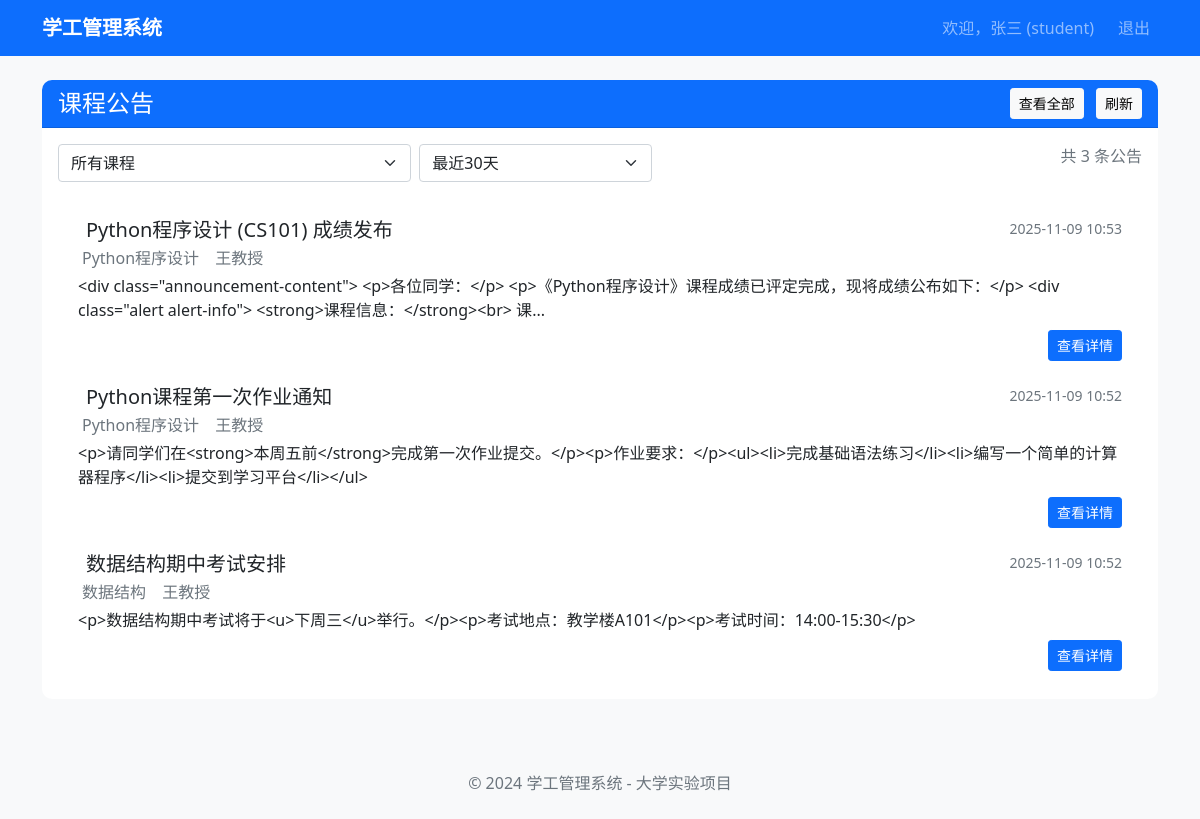
/student/course-announcements (signed in), run on the app's committed database.
### models.py (models this page shows, shortened)
class User(UserMixin, db.Model):
    __tablename__ = 'users'
    id = db.Column(db.Integer, primary_key=True)
    username = db.Column(db.String(64), unique=True, nullable=False, index=True)
    email = db.Column(db.String(120), unique=True, nullable=False, index=True)
    password_hash = db.Column(db.String(128))
    role = db.Column(db.String(20), nullable=False)  # student, teacher, counselor
    real_name = db.Column(db.String(64), nullable=False)
    class_id = db.Column(db.Integer, db.ForeignKey('classes.id'))
    created_at = db.Column(db.DateTime, default=datetime.utcnow)
    def is_student(self):
        return self.role == 'student'

class Announcement(db.Model):
    __tablename__ = 'announcements'
    id = db.Column(db.Integer, primary_key=True)
    course_id = db.Column(db.Integer, db.ForeignKey('courses.id'), nullable=False)
    teacher_id = db.Column(db.Integer, db.ForeignKey('users.id'), nullable=False)
    title = db.Column(db.String(200), nullable=False)
    content = db.Column(db.Text, nullable=False)
    is_pinned = db.Column(db.Boolean, default=False)
    pin_duration = db.Column(db.Integer, default=3)
    created_at = db.Column(db.DateTime, default=datetime.utcnow)
    updated_at = db.Column(db.DateTime, default=datetime.utcnow, onupdate=datetime.utcnow)
    course = db.relationship('Course', backref='announcements')
    teacher = db.relationship('User', backref='announcements', foreign_keys=[teacher_id])

class Course(db.Model):
    __tablename__ = 'courses'
    id = db.Column(db.Integer, primary_key=True)
    course_code = db.Column(db.String(32), unique=True, nullable=False)
    course_name = db.Column(db.String(128), nullable=False)
    teacher_id = db.Column(db.Integer, db.ForeignKey('users.id'), nullable=False)
    class_id = db.Column(db.Integer, db.ForeignKey('classes.id'), nullable=False)
    credit = db.Column(db.Integer, default=2)
    grades_saved = db.Column(db.Boolean, default=False)  # 成绩是否已保存
    grades_submitted = db.Column(db.Boolean, default=False)  # 新增：成绩是否已提交
    grades_submitted_at = db.Column(db.DateTime)  # 新增：成绩提交时间
    created_at = db.Column(db.DateTime, default=datetime.utcnow)
    teacher = db.relationship('User', backref='courses_teaching', foreign_keys=[teacher_id])

### routes/student.py (the view)
@student_bp.route('/course-announcements')
@login_required
def course_announcements():
    if not current_user.is_student():
        flash('无权访问此页面', 'danger')
        return redirect(url_for('auth.login'))
    course_id = request.args.get('course_id', type=int)
    show_all = request.args.get('show_all', 'false') == 'true'
    selected_courses = SelectedCourse.query.filter_by(
        student_id=current_user.id
    ).options(
        db.joinedload(SelectedCourse.course)
    ).all()
    from models import Announcement  # 确保导入Announcement模型
    query = Announcement.query.join(
        Course, Announcement.course_id == Course.id
    ).join(
        SelectedCourse, Course.id == SelectedCourse.course_id
    ).filter(
        SelectedCourse.student_id == current_user.id
    )
    if course_id:
        query = query.filter(Announcement.course_id == course_id)
    if not show_all:
        thirty_days_ago = datetime.now() - timedelta(days=30)
        query = query.filter(Announcement.created_at >= thirty_days_ago)
    announcements = query.order_by(Announcement.created_at.desc()).all()
    return render_template('student/course_announcements.html',
                           announcements=announcements,
                           selected_courses=selected_courses,
                           course_id=course_id,
                           show_all=show_all)

### templates/student/course_announcements.html (shortened to what this page needs)
{% extends "base.html" %}
{% block content %}
<div class="row">
    <div class="col-12">
        <div class="card">
            <div class="card-header bg-primary text-white d-flex justify-content-between align-items-center">
                <h4 class="mb-0">课程公告</h4>
                <div>
                    <a href="{{ url_for('student.course_announcements', show_all='true') }}"
                       class="btn btn-light btn-sm me-2">
                         查看全部
                    </a>
                    <a href="{{ url_for('student.course_announcements') }}"
                       class="btn btn-light btn-sm">
                         刷新
                    </a>
                </div>
            </div>
            <div class="card-body">
                <div class="row mb-4">
                    <div class="col-md-8">
                        <form method="get" class="row g-2">
                            <div class="col-md-6">
                                <select name="course_id" class="form-select" onchange="this.form.submit()">
                                    <option value="">所有课程</option>
                                </select>
                            </div>
                            <div class="col-md-4">
                                <select name="show_all" class="form-select" onchange="this.form.submit()">
                                    <option value="false" {% if not show_all %}selected{% endif %}>最近30天</option>
                                </select>
                            </div>
                        </form>
                    </div>
                    <div class="col-md-4 text-end">
                        <span class="text-muted">共 {{ announcements|length }} 条公告</span>
                    </div>
                </div>
                {% if announcements %}
                <div class="list-group">
                    {% for announcement in announcements %}
                    <div class="list-group-item">
                        <div class="d-flex w-100 justify-content-between">
                            <h5 class="mb-1">
                                {{ announcement.title }}
                            </h5>
                            <small class="text-muted">{{ announcement.created_at.strftime('%Y-%m-%d %H:%M') }}</small>
                        </div>
                        <p class="mb-1 text-muted">
                            {{ announcement.course.course_name }}
                            {{ announcement.teacher.real_name }}
                        </p>
                        <p class="mb-2">
                            {{ announcement.content[:200] }}{% if announcement.content|length > 200 %}...{% endif %}
                        </p>
                        <div class="d-flex justify-content-between align-items-center">
                            <a href="{{ url_for('student.announcement_detail', announcement_id=announcement.id) }}"
                               class="btn btn-primary btn-sm">查看详情</a>
                        </div>
                    </div>
                    {% endfor %}
                </div>
                {% else %}
                <div class="text-center py-5">
                    <i class="fas fa-inbox fa-3x text-muted mb-3"></i>
                    <h5 class="text-muted">暂无公告</h5>
                    <p class="text-muted">您还没有收到任何课程公告</p>
                </div>
                {% endif %}
            </div>
        </div>
    </div>
</div>
{% endblock %}

### templates/base.html (shortened to what this page needs)
<!DOCTYPE html>
<html lang="zh-CN">
<head>
    <link href="https://cdn.jsdelivr.net/npm/bootstrap@5.1.3/dist/css/bootstrap.min.css" rel="stylesheet">
    <link href="{{ url_for('static', filename='css/style.css') }}" rel="stylesheet">
</head>
<body>
    <nav class="navbar navbar-expand-lg navbar-dark bg-primary">
        <div class="container">
            <a class="navbar-brand" href="{{ url_for('index') }}">学工管理系统</a>
            {% if current_user.is_authenticated %}
            <div class="navbar-nav ms-auto">
                <span class="navbar-text me-3">
                    欢迎，{{ current_user.real_name }} ({{ current_user.role }})
                </span>
                <a class="nav-link" href="{{ url_for('auth.logout') }}">退出</a>
            </div>
            {% endif %}
        </div>
    </nav>
    <main class="container mt-4">
        {% block content %}{% endblock %}
    </main>
    <footer class="bg-light mt-5 py-4">
        <div class="container text-center">
            <span class="text-muted">© 2024 学工管理系统 - 大学实验项目</span>
        </div>
    </footer>
</body>
</html>

### static/css/style.css (style rules this page uses)
body { background-color: #f8f9fa; }
.card { border: none; border-radius: 10px; }
.card-header { border-radius: 10px 10px 0 0 !important; }
.navbar-brand { font-weight: bold; }
.list-group-item { border: none; padding: 12px 20px; }

### data on the page
User: real_name "张三", role "student"
Announcement: title "Python程序设计 (CS101) 成绩发布", created_at "2025-11-09 10:53", course.course_name "Python程序设计", teacher.real_name "王教授", content "<div class=\"announcement-content\"> <p>各位同学：</p> <p>《Python程序设计》课程成绩已评定完成，现将成绩公布如下：</p> <div class=\"alert alert-info\"> <strong>课程信息：</strong><br> 课"
Announcement: title "Python课程第一次作业通知", created_at "2025-11-09 10:52", course.course_name "Python程序设计", teacher.real_name "王教授", content "<p>请同学们在<strong>本周五前</strong>完成第一次作业提交。</p><p>作业要求：</p><ul><li>完成基础语法练习</li><li>编写一个简单的计算器程序</li><li>提交到学习平台</li></ul>"
Announcement: title "数据结构期中考试安排", created_at "2025-11-09 10:52", course.course_name "数据结构", teacher.real_name "王教授", content "<p>数据结构期中考试将于<u>下周三</u>举行。</p><p>考试地点：教学楼A101</p><p>考试时间：14:00-15:30</p>"

### other printed values
{{ announcements|length }} "3"
